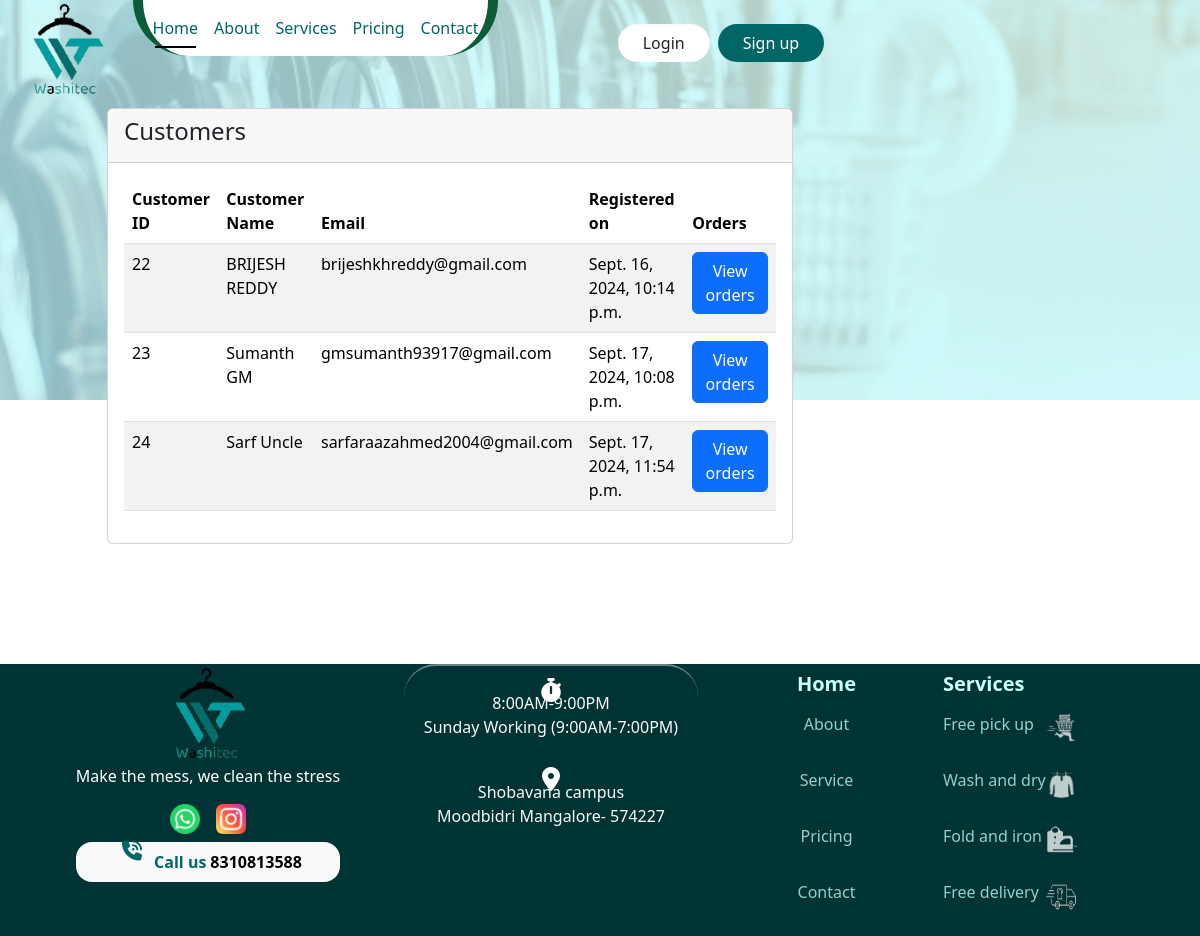
The page /viewcustomers on the database as committed earlier.
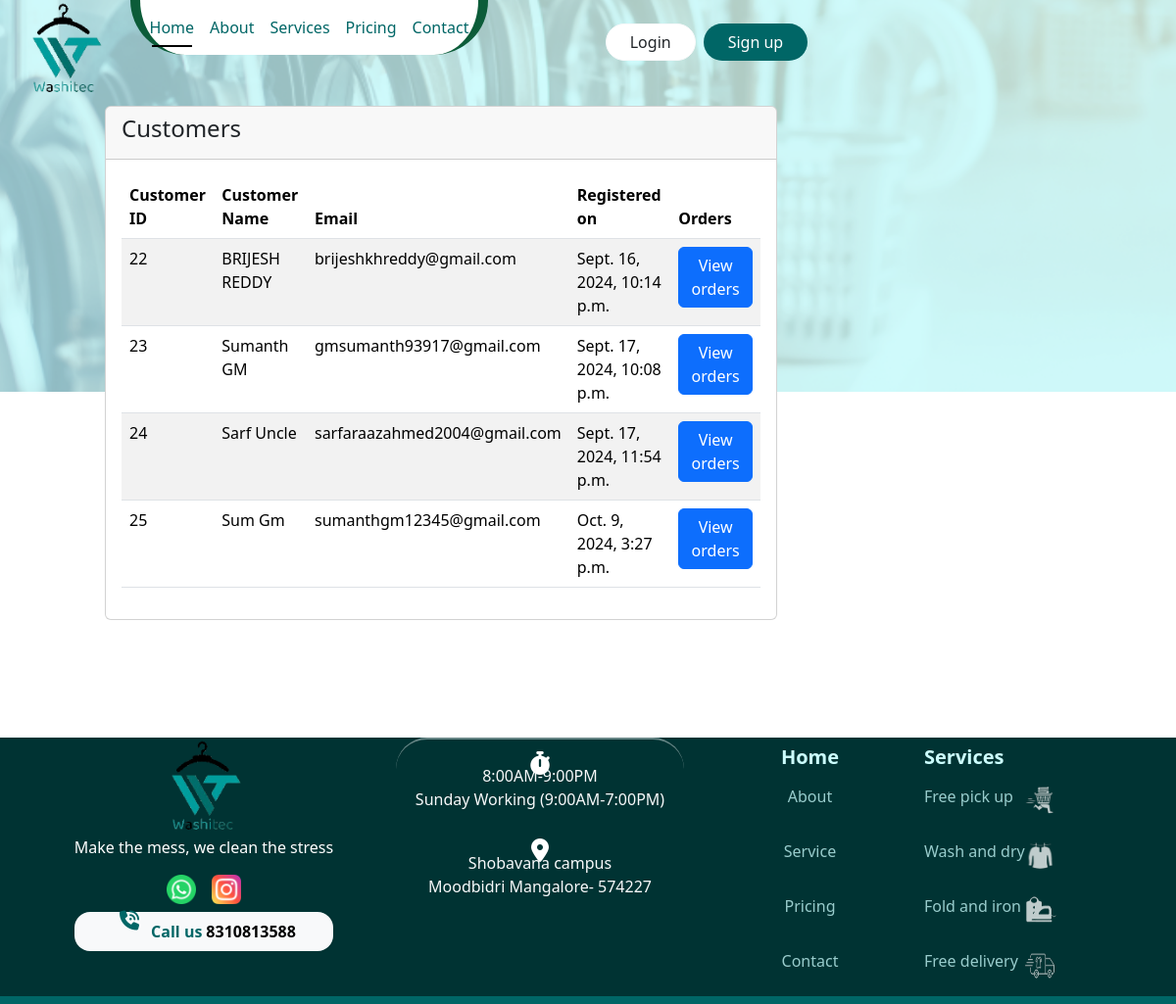
The same page on the database as committed later.
### newapp/models.py (models this page shows, shortened)
class Customer(models.Model):
    userobj = models.OneToOneField("auth.User", on_delete=models.CASCADE)
    gender = models.CharField(max_length=10)
    year = models.IntegerField()
    college = models.CharField(max_length=100)
    branch = models.CharField(max_length=100)
    mobile = models.CharField(max_length=20)

### newapp/views.py (the view)
# urls.py: path('viewcustomers', render_view_customers, name="view_customers"),
def render_view_customers(request):
    customers = Customer.objects.all()
    return render(request, "view_customers.html", {"customers": customers, "uses_a_plan": get_plan(request)})

### newapp/views.py (called while the page is built, shortened)
def get_plan(request):
    user= request.user
    uses_a_plan = None
    return uses_a_plan

### templates/view_customers.html (shortened to what this page needs)
{% load static %}
<!DOCTYPE html>
<html lang="en">
<head>
    <link rel="stylesheet" href="{% static 'css/style.css' %}">
    <link href="https://cdn.jsdelivr.net/npm/bootstrap@5.3.3/dist/css/bootstrap.min.css" rel="stylesheet"
>
</head>
<body>
    <div class="banner">
    </div>
    <div class="container-fluid p-0 m-0" style="background-color: transparent;">
        <div class="row m-0">
            <div class="col-lg-9">
                {% include 'navbar.html' %}
                <div class="container-fluid mt-0 m-0">
                    <div class="row m-0 mt-2">
                        <div class="container col-lg-10">
                            <div class="card">
                                <div class="card-header">
                                    <h4>Customers</h4>
                                </div>
                                <div class="card-body">
                                    <div class="table-responsive">
                                    <table class="table table-striped">
                                        <thead>
                                            <tr>
                                                <th scope="col">Customer ID</th>
                                                <th scope="col">Customer Name</th>
                                                <th scope="col">Email</th>
                                                <th scope="col">Registered on</th>
                                                <th scope="col">Orders</th>
                                            </tr>
                                        </thead>
                                        <tbody>
                                            {% for i in customers %}
                                            <tr>
                                                <td>{{ i.id }}</td>
                                                <td>{{ i.userobj.first_name }} {{ i.userobj.last_name }}</td>
                                                <td>{{ i.userobj.email }}</td>
                                                <td>{{ i.userobj.date_joined }}</td>
                                                <td>
                                                    <a href="{% url 'customer_orders' i.id %}">
                                                        <button class="btn btn-primary">View orders</button>
                                                    </a>
                                                </td>
                                            </tr>
                                            {% endfor %}
                                        </tbody>
                                    </table>
                                </div>
                                </div>
                            </div>
                        </div>
                    </div>
                </div>
            </div>
        </div>
        <br><br><br><br><br>
        {% include 'footer.html' %}
</body>
</html>

Rows that differ between the two databases and show on the page:
added Customer: id "25", userobj.first_name "Sum", userobj.last_name "Gm", userobj.email "sumanthgm12345@gmail.com", userobj.date_joined "Oct. 9, 2024, 3:27 p.m."
